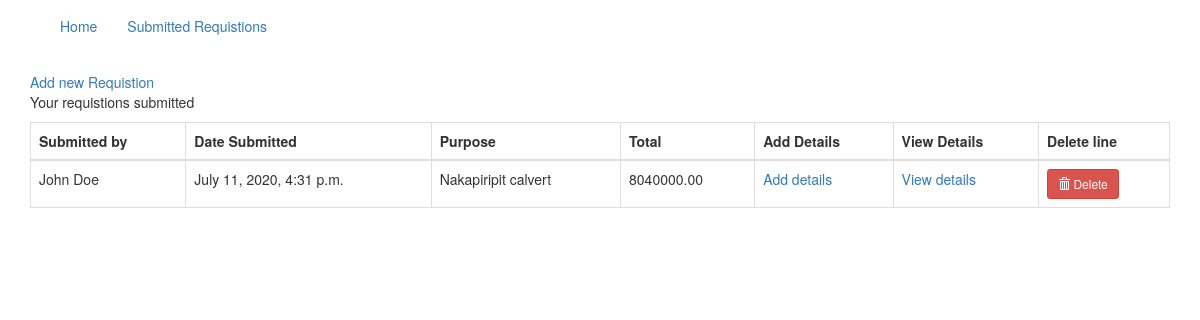
The app's page /requistions/ with its own data.
### requistions/models.py (models this page shows, shortened)
class Requisition(models.Model):
    made_by=models.ForeignKey(Employee, on_delete=models.CASCADE)
    date_made=models.DateTimeField(auto_now_add=True)
    purpose=models.TextField(verbose_name='Purpose')
    total =models.DecimalField(max_digits=10, decimal_places=2, default=0.0)
    class Meta:
        verbose_name_plural='Requisition'

class Employee(models.Model):
    emp_name=models.CharField(max_length=200,verbose_name='employee name')
    staff_id_num=models.CharField(max_length=20, unique=True, verbose_name='UNRAID No.')
    emp_station=models.ForeignKey(Station, on_delete=models.CASCADE)
    emp_position=models.ForeignKey(Position, on_delete=models.CASCADE)
    emp_scale=models.ForeignKey(SalaryScale, on_delete=models.CASCADE)
    date_left_org=models.DateField(null=True)
    class Meta:
        verbose_name_plural='Employees'
    def __str__ (self):
        return self.emp_name

### requistions/views.py (the view)
# urls.py: path('requistions/',views.requisition_list,name='requistion_list'),
def requisition_list(request):
    requisitions = Requisition.objects.all().order_by('date_made')
    return render(request,'requistions/requistions.html', {
        "requisitions": requisitions
    })

### templates/requistions/requistions.html
{% extends 'requistions/base.html'%}
{% block content %}
<a href="{% url 'requistions:new_requistion'  %}"> Add new Requistion </a>
<p>Your requistions submitted</p>
<table class="table table-bordered " id="submitted-table">
  <thead>
   <tr>
   <th>Submitted by </th>
   <th>Date Submitted </th>
   <th>Purpose </th>
   <th>Total </th>
   <th> Add Details </th>
   <th> View Details </th>
   <th> Delete line </th>
   </tr>
</thead>
<tbody>
{% include 'requistions/requistions_partial_list.html' %}
</tbody>
{% endblock content %}

### templates/requistions/requistions_partial_list.html
{% for t in requisitions %}
  <tr>
    <td>{{ t.made_by }}</td>
    <td>{{ t.date_made }}</td>
    <td>{{ t.purpose }}</td>
    <td>{{ t.total }}</td>
    <td >
      <a href="{% url 'requistions:add_details' t.pk %}"> Add details</a>
      </td>
	<td >
    <a href="{% url 'requistions:requistion_get' t.pk %}"> View details</a>
	  </td>
	  <td>
      <button type="button"
              class="btn btn-danger btn-sm js-delete-tenancy"
              data-url="#">
        <span class="glyphicon glyphicon-trash"></span> Delete
      </button>
    </td>
  </tr>
{% empty %}
  <tr>
    <td colspan="8" class="text-center bg-warning">No Requistions to display</td>
  </tr>
{% endfor %}

### records on screen
Requisition: made_by "John Doe", date_made "July 11, 2020, 4:31 p.m.", purpose "Nakapiripit calvert", total "8040000.00"
